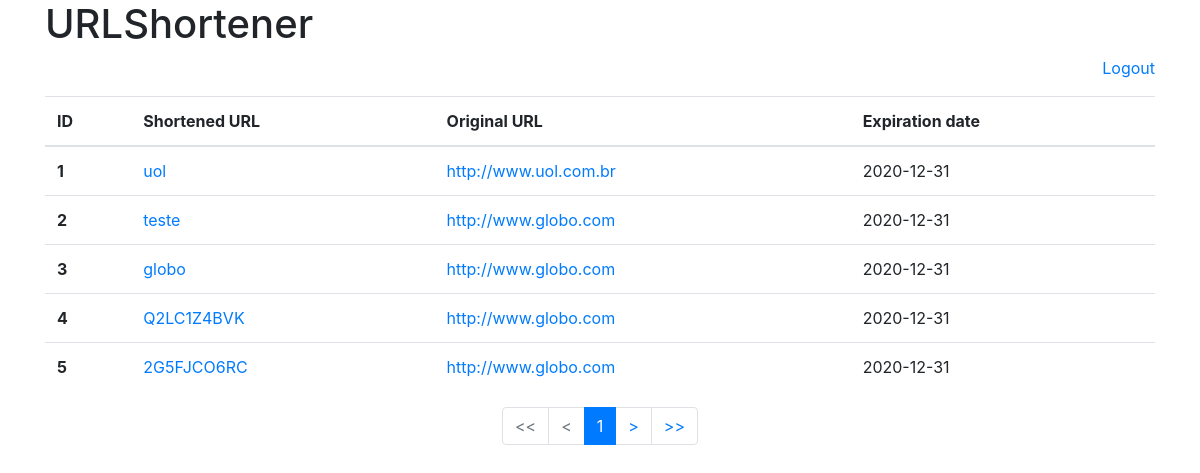
The page / (signed in) on the database its author committed.
### models.py (models this page shows)
class URL(db.Model):
    __tablename__ = "url"
    id = db.Column(db.Integer, primary_key=True)
    shortened_url = db.Column(db.String(20), unique=True, nullable=False)
    original_url = db.Column(db.String(200), unique=False, nullable=False)
    expiration_date = db.Column(db.String(20), unique=False, nullable=False)

### application.py (the view)
@application.route('/', methods=['GET'])
def home():
    return routes.home()

### templates/home.html
{% extends "template.html" %}
{% set page_title = "Home" %}
{% set page_header = "URLShortener" %}
{% block content %}
<p class="float-right">
    <a href="{{ url_for('logout') }}">Logout</a>
</p>
<table class="table">
    <thead>
        <tr>
            <th scope="col">ID</th>
            <th scope="col">Shortened URL</th>
            <th scope="col">Original URL</th>
            <th scope="col">Expiration date</th>
        </tr>
    </thead>
    <tbody>
    {% for url in data['data'] %}
    <tr>
      <th scope="row">{{ url['id'] }}</th>
      <td><a href="{{ url['shortened_url'] }}" target="_blank">{{ url['shortened_url'] }}</a></td>
      <td><a href="{{ url['original_url'] }}" target="_blank">{{ url['original_url'] }}</a></td>
      <td>{{ url['expiration_date'] }}</td>
    </tr>
    {% endfor %}
    </tbody>
</table>
<nav>
  <ul class="pagination justify-content-center">
    {% if data['current'] > 1 %}
    <li class="page-item">
      <a class="page-link" href="{{ data['_links']['first'] }}">&lt;&lt;</a>
    </li>
    {% else %}
    <li class="page-item disabled">
      <a class="page-link" href="#">&lt;&lt;</a>
    </li>
    {% endif %}
    {% if 'prev' in data['_links'] %}
    <li class="page-item">
        <a class="page-link" href="{{ data['_links']['prev'] }}">&lt;</a>
    </li>
    {% else %}
    <li class="page-item disabled">
        <a class="page-link" href="#">&lt;</a>
    </li>
    {% endif %}
    <li class="page-item active">
      <a class="page-link" href="#">{{ data['current'] }} <span class="sr-only">/{{ data['total'] }}</span></a>
    </li>
    {% if 'next' in data['_links'] %}
    <li class="page-item">
        <a class="page-link" href="{{ data['_links']['next'] }}">&gt;</a>
    </li>
    {% else %}
    <li class="page-item disabled">
        <a class="page-link" href="#">&gt;</a>
    </li>
    {% endif %}
    {% if data['current'] < data['last'] %}
    <li class="page-item">
      <a class="page-link" href="{{ data['_links']['last'] }}">&gt;&gt;</a>
    </li>
    {% else %}
    <li class="page-item disabled">
        <a class="page-link" href="#">&gt;&gt;</a>
    </li>
    {% endif %}
  </ul>
</nav>
{% endblock %}

### templates/template.html (shortened to what this page needs)
<!DOCTYPE html>
<html lang="en">
<head>
    <link rel="stylesheet" href="https://stackpath.bootstrapcdn.com/bootstrap/4.5.2/css/bootstrap.min.css" />
</head>
<body>
    <div class="container">
        <div class="page-header">
            <h1>{{ page_header }}</h1>
        </div>
        {% block content %}{% endblock %}
    </div>
</body>
</html>

### rows shown on the page
URL: id "1", shortened_url "uol", original_url "http://www.uol.com.br", expiration_date "2020-12-31"
URL: id "2", shortened_url "teste", original_url "http://www.globo.com", expiration_date "2020-12-31"
URL: id "3", shortened_url "globo", original_url "http://www.globo.com", expiration_date "2020-12-31"
URL: id "4", shortened_url "Q2LC1Z4BVK", original_url "http://www.globo.com", expiration_date "2020-12-31"
URL: id "5", shortened_url "2G5FJCO6RC", original_url "http://www.globo.com", expiration_date "2020-12-31"

### other values the page prints
{{ page_header }} "URLShortener"
{{ data['current'] }} "1"
